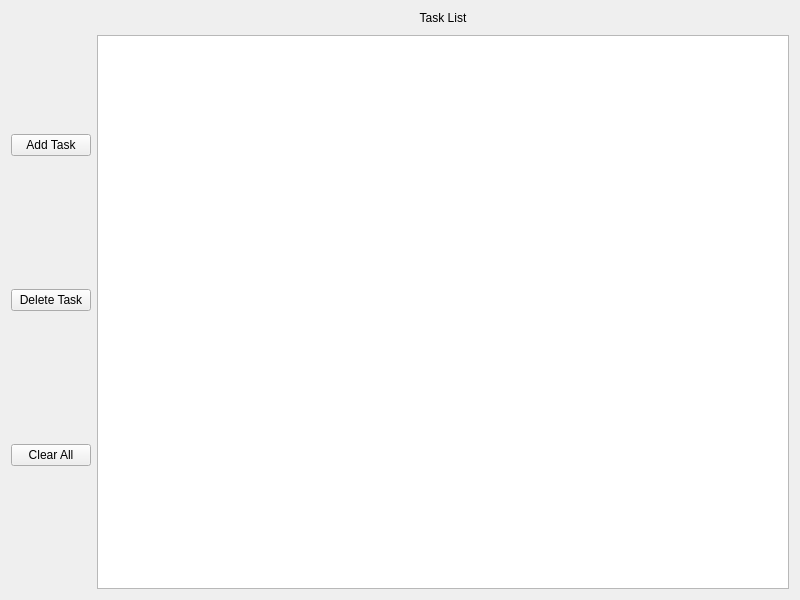
<?xml version="1.0" encoding="UTF-8"?>
<ui version="4.0">
 <class>TodoListWindow</class>
 <widget class="QWidget" name="TodoListWindow">
  <property name="geometry">
   <rect>
    <x>0</x>
    <y>0</y>
    <width>800</width>
    <height>600</height>
   </rect>
  </property>
  <property name="windowTitle">
   <string>Todo List</string>
  </property>
  <layout class="QHBoxLayout" name="mainLayout">
   <item>
    <layout class="QVBoxLayout" name="leftColumnLayout">
     <property name="spacing">
      <number>10</number>
     </property>
     <property name="sizeConstraint">
      <enum>QLayout::SetDefaultConstraint</enum>
     </property>
     <item>
      <widget class="QPushButton" name="addTaskButton">
       <property name="text">
        <string>Add Task</string>
       </property>
      </widget>
     </item>
     <item>
      <widget class="QPushButton" name="deleteTaskButton">
       <property name="text">
        <string>Delete Task</string>
       </property>
      </widget>
     </item>
     <item>
      <widget class="QPushButton" name="clearAllButton">
       <property name="text">
        <string>Clear All</string>
       </property>
      </widget>
     </item>
    </layout>
   </item>
   <item>
    <layout class="QVBoxLayout" name="rightColumnLayout">
     <property name="spacing">
      <number>10</number>
     </property>
     <item>
      <widget class="QLabel" name="taskListLabel">
       <property name="text">
        <string>Task List</string>
       </property>
       <property name="alignment">
        <set>Qt::AlignCenter</set>
       </property>
      </widget>
     </item>
     <item>
      <widget class="QListWidget" name="taskListWidget"/>
     </item>
    </layout>
   </item>
  </layout>
 </widget>
 <resources/>
 <connections/>
</ui>
